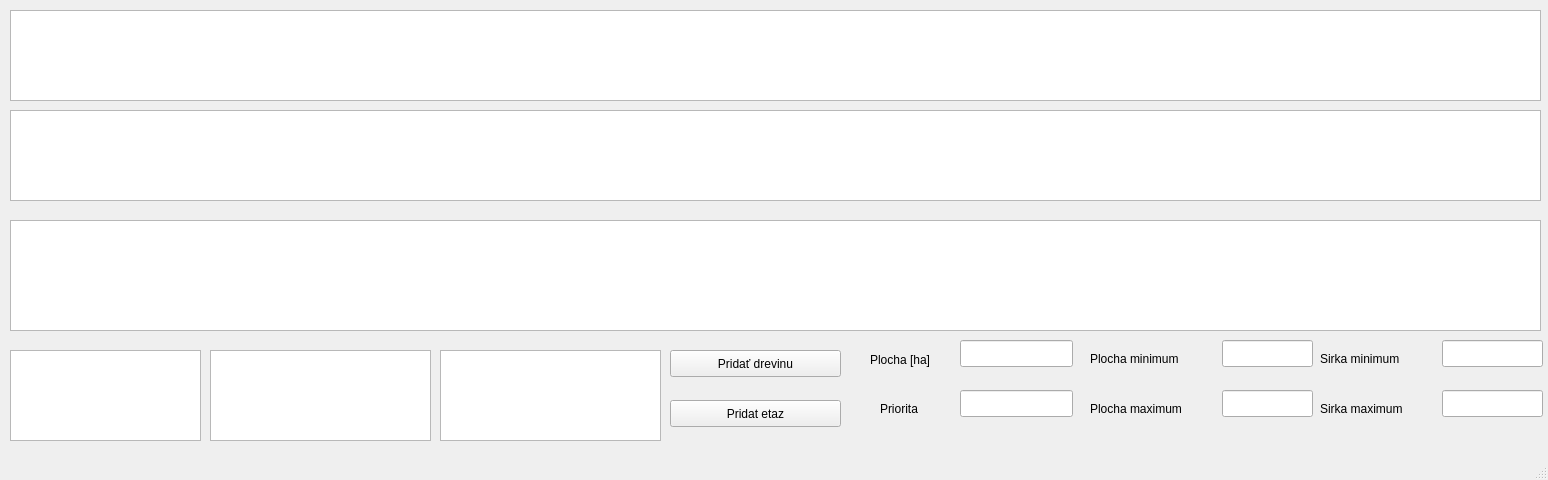
<?xml version="1.0" encoding="UTF-8"?>
<ui version="4.0">
 <class>mainWindow</class>
 <widget class="QMainWindow" name="mainWindow">
  <property name="geometry">
   <rect>
    <x>0</x>
    <y>0</y>
    <width>1548</width>
    <height>480</height>
   </rect>
  </property>
  <property name="windowTitle">
   <string>Atributy</string>
  </property>
  <widget class="QWidget" name="centralwidget">
   <widget class="QScrollArea" name="scrollArea">
    <property name="geometry">
     <rect>
      <x>10</x>
      <y>10</y>
      <width>1541</width>
      <height>431</height>
     </rect>
    </property>
    <property name="frameShape">
     <enum>QFrame::NoFrame</enum>
    </property>
    <property name="frameShadow">
     <enum>QFrame::Plain</enum>
    </property>
    <property name="widgetResizable">
     <bool>true</bool>
    </property>
    <widget class="QWidget" name="scrollAreaWidgetContents">
     <property name="geometry">
      <rect>
       <x>0</x>
       <y>0</y>
       <width>1541</width>
       <height>431</height>
      </rect>
     </property>
     <widget class="QTableWidget" name="tableWidget">
      <property name="geometry">
       <rect>
        <x>0</x>
        <y>0</y>
        <width>1531</width>
        <height>91</height>
       </rect>
      </property>
     </widget>
     <widget class="QTableWidget" name="etaz">
      <property name="geometry">
       <rect>
        <x>0</x>
        <y>100</y>
        <width>1531</width>
        <height>91</height>
       </rect>
      </property>
     </widget>
     <widget class="QTableWidget" name="drevina">
      <property name="geometry">
       <rect>
        <x>0</x>
        <y>210</y>
        <width>1531</width>
        <height>111</height>
       </rect>
      </property>
     </widget>
     <widget class="QTableWidget" name="zalozene">
      <property name="geometry">
       <rect>
        <x>0</x>
        <y>340</y>
        <width>191</width>
        <height>91</height>
       </rect>
      </property>
     </widget>
     <widget class="QTableWidget" name="pos">
      <property name="geometry">
       <rect>
        <x>200</x>
        <y>340</y>
        <width>221</width>
        <height>91</height>
       </rect>
      </property>
     </widget>
     <widget class="QTableWidget" name="kategoria">
      <property name="geometry">
       <rect>
        <x>430</x>
        <y>340</y>
        <width>221</width>
        <height>91</height>
       </rect>
      </property>
     </widget>
     <widget class="QPushButton" name="add_drv">
      <property name="geometry">
       <rect>
        <x>660</x>
        <y>340</y>
        <width>171</width>
        <height>27</height>
       </rect>
      </property>
      <property name="text">
       <string>Pridať drevinu</string>
      </property>
     </widget>
     <widget class="QPushButton" name="add_etz">
      <property name="geometry">
       <rect>
        <x>660</x>
        <y>390</y>
        <width>171</width>
        <height>27</height>
       </rect>
      </property>
      <property name="text">
       <string>Pridat etaz</string>
      </property>
     </widget>
     <widget class="QLineEdit" name="area">
      <property name="geometry">
       <rect>
        <x>950</x>
        <y>330</y>
        <width>113</width>
        <height>27</height>
       </rect>
      </property>
     </widget>
     <widget class="QLabel" name="label">
      <property name="geometry">
       <rect>
        <x>860</x>
        <y>340</y>
        <width>81</width>
        <height>20</height>
       </rect>
      </property>
      <property name="text">
       <string>Plocha [ha]</string>
      </property>
     </widget>
     <widget class="QLineEdit" name="area_min">
      <property name="geometry">
       <rect>
        <x>1212</x>
        <y>330</y>
        <width>91</width>
        <height>27</height>
       </rect>
      </property>
     </widget>
     <widget class="QLabel" name="label_3">
      <property name="geometry">
       <rect>
        <x>1120</x>
        <y>300</y>
        <width>56</width>
        <height>17</height>
       </rect>
      </property>
      <property name="text">
       <string/>
      </property>
     </widget>
     <widget class="QLineEdit" name="length_min">
      <property name="geometry">
       <rect>
        <x>1432</x>
        <y>330</y>
        <width>101</width>
        <height>27</height>
       </rect>
      </property>
     </widget>
     <widget class="QLabel" name="label_4">
      <property name="geometry">
       <rect>
        <x>1120</x>
        <y>330</y>
        <width>56</width>
        <height>17</height>
       </rect>
      </property>
      <property name="text">
       <string/>
      </property>
     </widget>
     <widget class="QLabel" name="label_5">
      <property name="geometry">
       <rect>
        <x>1080</x>
        <y>340</y>
        <width>111</width>
        <height>17</height>
       </rect>
      </property>
      <property name="text">
       <string>Plocha minimum</string>
      </property>
     </widget>
     <widget class="QLabel" name="label_6">
      <property name="geometry">
       <rect>
        <x>1310</x>
        <y>340</y>
        <width>101</width>
        <height>17</height>
       </rect>
      </property>
      <property name="text">
       <string>Sirka minimum</string>
      </property>
     </widget>
     <widget class="QLineEdit" name="area_max">
      <property name="geometry">
       <rect>
        <x>1212</x>
        <y>380</y>
        <width>91</width>
        <height>27</height>
       </rect>
      </property>
     </widget>
     <widget class="QLabel" name="label_7">
      <property name="geometry">
       <rect>
        <x>1080</x>
        <y>390</y>
        <width>111</width>
        <height>17</height>
       </rect>
      </property>
      <property name="text">
       <string>Plocha maximum</string>
      </property>
     </widget>
     <widget class="QLabel" name="label_8">
      <property name="geometry">
       <rect>
        <x>1310</x>
        <y>390</y>
        <width>101</width>
        <height>17</height>
       </rect>
      </property>
      <property name="text">
       <string>Sirka maximum</string>
      </property>
     </widget>
     <widget class="QLineEdit" name="length_max">
      <property name="geometry">
       <rect>
        <x>1432</x>
        <y>380</y>
        <width>101</width>
        <height>27</height>
       </rect>
      </property>
     </widget>
     <widget class="QLabel" name="label_9">
      <property name="geometry">
       <rect>
        <x>870</x>
        <y>390</y>
        <width>51</width>
        <height>17</height>
       </rect>
      </property>
      <property name="text">
       <string>Priorita</string>
      </property>
     </widget>
     <widget class="QLineEdit" name="priorita">
      <property name="geometry">
       <rect>
        <x>950</x>
        <y>380</y>
        <width>113</width>
        <height>27</height>
       </rect>
      </property>
     </widget>
    </widget>
   </widget>
  </widget>
  <widget class="QMenuBar" name="menubar">
   <property name="geometry">
    <rect>
     <x>0</x>
     <y>0</y>
     <width>1548</width>
     <height>28</height>
    </rect>
   </property>
  </widget>
  <widget class="QStatusBar" name="statusbar"/>
 </widget>
 <resources/>
 <connections/>
</ui>
